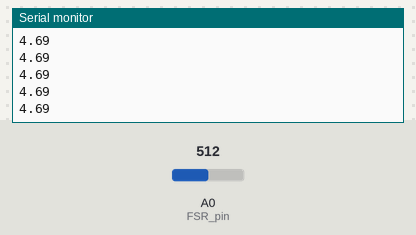
Simulated run of this sketch. Board: Arduino Uno, built with avr-gcc and run on an emulated ATmega328P. Shown: the last lines printed to the serial monitor. The test bench sets the inputs (shaded band); at power-on: A0 (FSR_pin) = 512.

Above: at 1.2 s.
1.3 s: A0 (FSR_pin) set to 0
At 1.45 s:
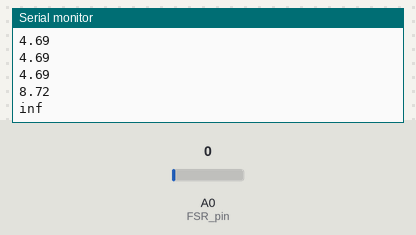
3.3 s: A0 (FSR_pin) set to 122
At 3.35 s:
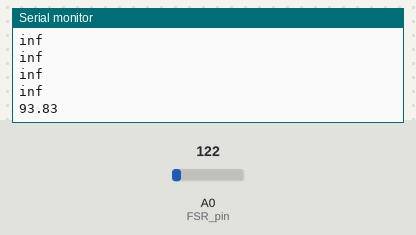
Timing chart, 0 to 6.3 s (numbered marks = the images above; inputs shaded):
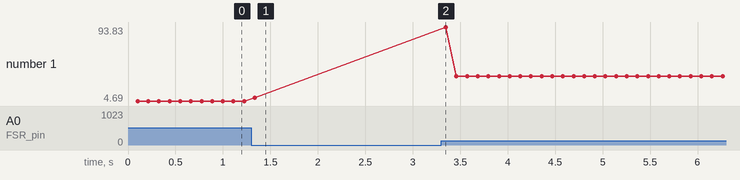

Measured:
- after the input at 1.3 s, the serial monitor: prints a new line at once (image 1)
- after the input at 3.3 s, the serial monitor: prints a new line after 0.05 s (image 2)
- plotted number 1: 4.69 → 8.72 after the input at 1.3 s, 8.72 → 34.71 after the input at 3.3 s

The sketch:

Force_Output.ino
```cpp
int FSR_pin = A0;    // select the input pin for the potentiometer
int avg_size = 10; // number of analog readings to average
float R_0 = 4700.0; // known resistor value in [Ohms]
float Vcc = 5.0; // supply voltage

void setup() {
  Serial.begin(9600);

}

void loop() {
  float sum_val = 0.0; // variable for storing sum used for averaging
  float R_FSR;
  for (int ii=0;ii<avg_size;ii++){
    sum_val+=(analogRead(FSR_pin)/1023.0)*5.0; // sum the 10-bit ADC ratio
    delay(10);
  }
  sum_val/=avg_size; // take average

  R_FSR = (R_0/1000.0)*((Vcc/sum_val)-1.0); // calculate actual FSR resistance

  Serial.println(R_FSR); // print to serial port
  delay(10);

}
```
